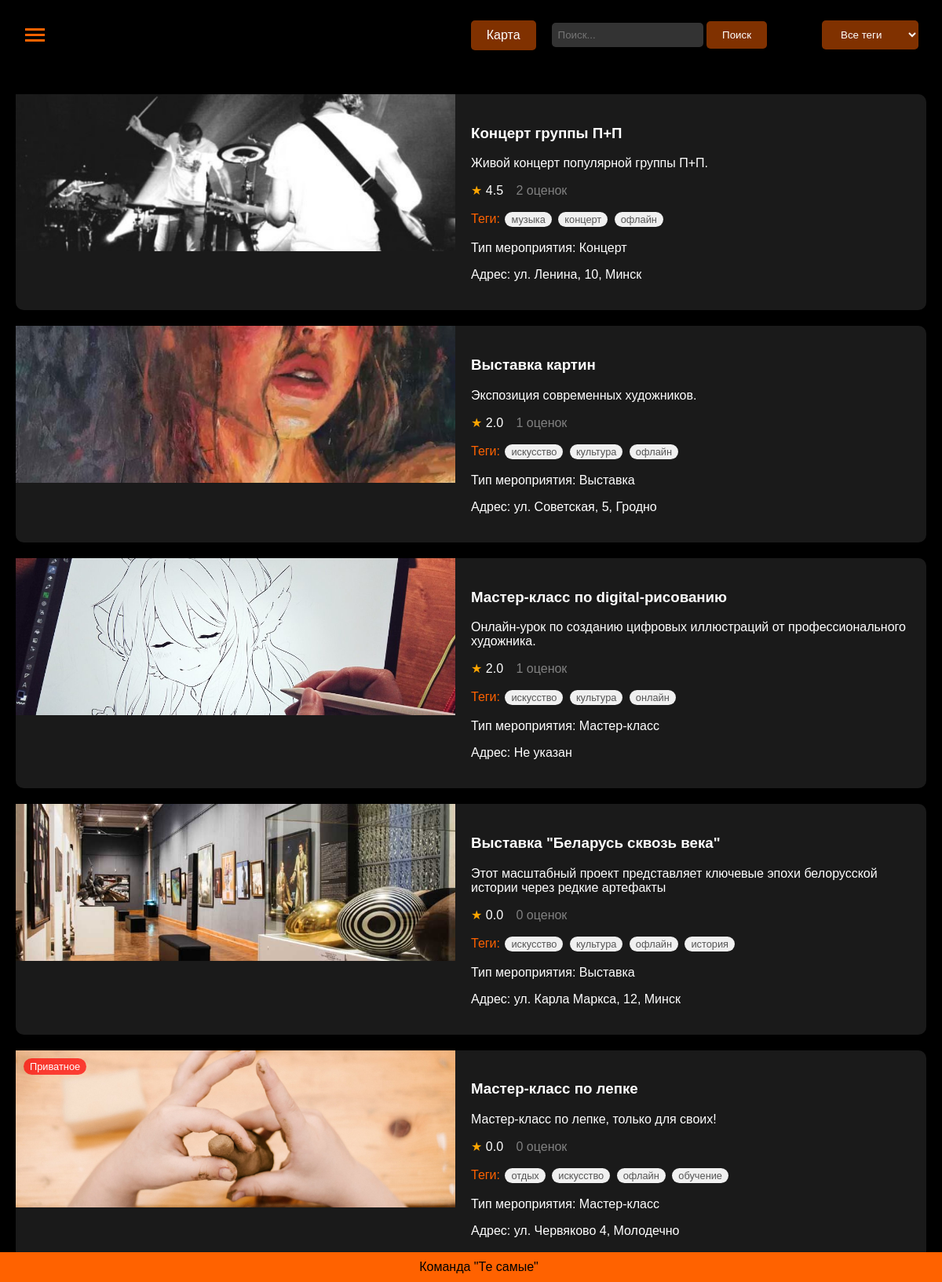
The page / on the database its author committed.
### app/app.py (models this page shows)
class Event(db.Model):
    id = db.Column(db.Integer, primary_key=True)
    title = db.Column(db.String(100), nullable=False)
    description = db.Column(db.Text, nullable=False)
    organizer_id = db.Column(db.Integer, db.ForeignKey('user.id'), nullable=False)
    format = db.Column(db.String(20), nullable=False)  # 'online' или 'offline'
    location_name = db.Column(db.String(200))  # Название места
    location_address = db.Column(db.String(200))  # Физический адрес
    online_info = db.Column(db.Text)  # Информация для онлайн мероприятий
    date_time = db.Column(db.DateTime, nullable=False)
    duration = db.Column(db.Integer, nullable=False)
    image_url = db.Column(db.String(200))
    lat = db.Column(db.Float)
    lng = db.Column(db.Float)
    event_type = db.Column(db.String(50))
    created_at = db.Column(db.DateTime, default=datetime.utcnow)
    is_active = db.Column(db.Boolean, default=True)
    is_private = db.Column(db.Boolean, default=False)
    password = db.Column(db.String(100))  # Пароль для приватных мероприятий
    organizer = db.relationship('User', backref='events')
    tags = db.relationship('Tag', secondary='event_tag', backref='events')
    user_statuses = db.relationship(
        'UserEventStatus',
        backref=db.backref('event', lazy='joined'),
        lazy='dynamic'
    )
    @property
    def average_rating(self):
        avg = db.session.query(func.avg(Rating.rating)).filter(
            Rating.event_id == self.id
        ).scalar()
        return round(avg, 1) if avg else 0.0
    @property
    def ratings_count(self):
        return Rating.query.filter_by(event_id=self.id).count()

class Tag(db.Model):
    id = db.Column(db.Integer, primary_key=True)
    name = db.Column(db.String(50), unique=True, nullable=False)

### app/app.py (the view, shortened to what this page needs)
@app.route('/', methods=['GET'])
def home():
    search_query = request.args.get('search', '').strip()
    selected_tag = request.args.get('tag', '').strip()
    query = Event.query.filter_by(is_active=True)
    if selected_tag:
        tag = Tag.query.filter_by(name=selected_tag).first()
        if tag:
            query = query.join(Event.tags).filter(Tag.id == tag.id)
    events = query.all()
    tags = Tag.query.all()
    return render_template('index.html',
                         posts=events,
                         tags=tags,
                         search_query=search_query,
                         selected_tag=selected_tag)

### app/app.py (called while the page is built, shortened)
@app.before_request
def make_session_permanent():
    session.permanent = True

@app.context_processor
def inject_user():
    if 'username' in session:
        user = User.query.filter_by(username=session['username']).first()
        return {'current_user': user}
    return {}

@app.context_processor
def inject_validation_counts():
    return {}

@app.context_processor
def inject_friend_requests_count():
    return {}

### app/templates/index.html (shortened to what this page needs)
<!DOCTYPE html>
<html>
<head>
    <link rel="stylesheet" href="{{ url_for('static', filename='styles.css') }}">
</head>
<body>
    <div class="header">
        <div class="user-container" id="userContainer">
            <div class="menu-icon">
                <span></span>
                <span></span>
                <span></span>
            </div>
        </div>
        <div class="menu-buttons">
            <a href="{{ url_for('show_map') }}" class="menu-btn">Карта</a>
            <div class="search-container">
                <form method="GET" action="/">
                    <input class="search-input" type="text" name="search" placeholder="Поиск..." value="{{ search_query|default('') }}">
                        <button class="menu-btn" type="submit">Поиск</button>
                </form>
            </div>
            <select class="menu-btn" onchange="filterPosts('tag', this.value)">
                <option value="">Все теги</option>
            </select>
        </div>
    </div>
    <div class="posts-container">
        {% for post in posts %}
             {% include 'post.html' %}
        {% endfor %}
    </div>
    <div class="footer">
        Команда "Те самые"
    </div>
</body>
</html>

### app/templates/post.html (shortened to what this page needs)
<div class="post"
                 data-event-id="{{ post.id }}"
                 data-title="{{ post.title | escape }}"
                 data-description="{{ post.description | escape }}"
                 data-location-name="{{ post.location_name | escape if post.location_name else '' }}"
                 data-tags="{{ post.tags|map(attribute='name')|join(', ') | escape }}"
                 data-event-type="{{ post.event_type | escape }}"
                 data-location-address="{{ post.location_address | escape if post.location_address else '' }}"
                 data-lat="{{ post.lat | default(0) }}"
                 data-lng="{{ post.lng | default(0) }}"
                 data-image-url="{{ post.image_url | default('', true) | escape }}"
                 data-is-private="{{ 'true' if post.is_private else 'false' }}"
                 data-format="{{ post.format }}"
                 data-online-info="{{ post.online_info | escape if post.online_info else '' }}"
                 data-date-time="{{ post.date_time.strftime('%Y-%m-%dT%H:%M:%S') }}"
                 data-duration="{{ post.duration }}"
                 data-organizer-username="{{ post.organizer.username }}"
                 onclick="handlePostClick(this)">
            {% if post.is_private %}
                <div class="private-badge">Приватное</div>
            {% endif %}
                <img class="post-image"
                    src="{{ url_for('static', filename=post.image_url) if post.image_url else url_for('static', filename='images/no-image.jpg') }}"
                    alt="{{ post.title }}"
                    onerror="this.onerror=null;this.src='{{ url_for('static', filename='images/no-image.jpg') }}'">
                <div class="post-content">
                    <h3>{{ post.title }}</h3>
                    <p>{{ post.description|truncate(100) }}</p>
                    <p class="rating">
                        <span class="star" style="color: #ffa500;">★</span>
                        <span class="average-rating" style="margin-right: 12px;">{{ "%.1f"|format(post.average_rating) }}</span>
                        <span class="ratings-count" style="color: #808080;"> {{ post.ratings_count }} оценок</span>
                    </p>
                    <p class="tags">Теги:
                        {% for tag in post.tags %}
                            <span class="tag
                                ">
                                {{ tag.name }}
                            </span>
                        {% endfor %}
                    </p>
                    <p>Тип мероприятия: {{ post.event_type }}</p>
                    <p>Адрес: {{ post.location_address if post.location_address else 'Не указан' }}</p>
                </div>
            </div>

### app/static/styles.css (style rules this page uses)
body { margin: 0; padding: 0; background: #000000; color: #ffffff; font-family: Arial, sans-serif; }
.header { background: rgba(0, 0, 0, 0.8); padding: 20px; display: flex; align-items: center; justify-content: space-between; position: fixed; width: 100%; top: 0; z-index: 1000; }
.user-container { position: relative; display: inline-block; }
.menu-icon { cursor: pointer; padding: 12px; position: relative; z-index: 1000; }
.menu-icon span { display: block; width: 25px; height: 3px; background: #ff6200; margin: 4px 0; transition: all 0.3s ease; }
.menu-buttons { display: flex; gap: 20px; align-items: center; }
.menu-btn { padding: 10px 20px; background: rgba(255, 98, 0, 0.5); border: none; color: white; cursor: pointer; border-radius: 5px; transition: background 0.3s ease; text-decoration: none; }
.search-container { display: flex; gap: 10px; }
.search-input { padding: 8px; background: #333333; border: none; color: white; border-radius: 5px; }
.posts-container { margin-top: 100px; padding: 20px; display: grid; gap: 20px; }
.post { display: flex; background: #1a1a1a; border-radius: 10px; overflow: hidden; cursor: pointer; transition: transform 0.2s; position: relative; overflow: visible !important; }
.post-image { width: 50%; height: 200px; object-fit: cover; position: sticky; top: 0; }
.post-content { width: 50%; padding: 20px; }
.tags { color: #ff6200; }
.footer { position: fixed; bottom: 0; width: 100%; background: #ff6200; text-align: center; padding: 10px; color: black; }
.tag { display: inline-block; background-color: #f0f0f0; padding: 2px 8px; margin: 2px; border-radius: 12px; font-size: 0.8em; color: #555; transition: all 0.3s ease; }
.private-badge { position: absolute; top: 10px; left: 10px; background: rgba(255, 0, 0, 0.7); color: white; padding: 3px 8px; border-radius: 12px; font-size: 0.8em; z-index: 10; }
.header .menu-btn:last-child { margin-right: 50px; }

### rows shown on the page
Event: image_url (picture), title "Концерт группы П+П", description "Живой концерт популярной группы П+П.", average_rating "4.5", ratings_count "2", event_type "Концерт", location_address "ул. Ленина, 10, Минск"
Tag: name "музыка"
Tag: name "концерт"
Tag: name "офлайн"
Event: image_url (picture), title "Выставка картин", description "Экспозиция современных художников.", average_rating "2.0", ratings_count "1", event_type "Выставка", location_address "ул. Советская, 5, Гродно"
Tag: name "искусство"
Tag: name "культура"
Event: image_url (picture), title "Мастер-класс по digital-рисованию", description "Онлайн-урок по созданию цифровых иллюстраций от профессионального художника.", average_rating "2.0", ratings_count "1", event_type "Мастер-класс", location_address "Не указан"
Tag: name "онлайн"
Event: image_url (picture), title "Выставка \"Беларусь сквозь века\"", description "Этот масштабный проект представляет ключевые эпохи белорусской истории через редкие артефакты", average_rating "0.0", ratings_count "0", event_type "Выставка", location_address "ул. Карла Маркса, 12, Минск"
Tag: name "история"
Event: is_private "Приватное", image_url (picture), title "Мастер-класс по лепке", description "Мастер-класс по лепке, только для своих!", average_rating "0.0", ratings_count "0", event_type "Мастер-класс", location_address "ул. Червяково 4, Молодечно"
Tag: name "отдых"
Tag: name "обучение"
